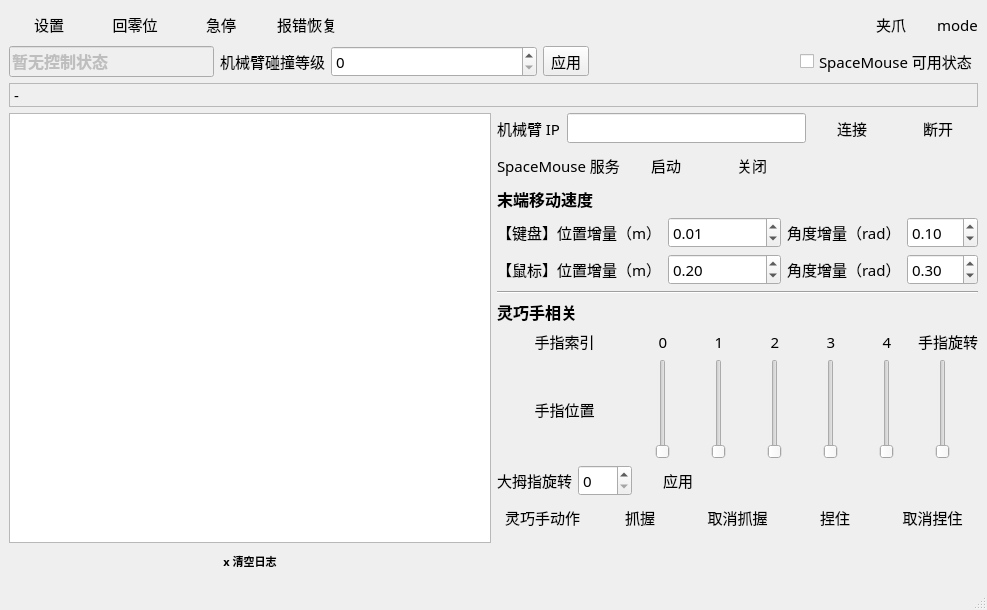
<?xml version="1.0" encoding="UTF-8"?>
<ui version="4.0">
 <author>weikang</author>
 <class>DemoWindow</class>
 <widget class="QMainWindow" name="DemoWindow">
  <property name="geometry">
   <rect>
    <x>0</x>
    <y>0</y>
    <width>987</width>
    <height>610</height>
   </rect>
  </property>
  <property name="font">
   <font>
    <family>Microsoft YaHei</family>
    <pointsize>11</pointsize>
   </font>
  </property>
  <property name="windowTitle">
   <string>演示</string>
  </property>
  <widget class="QWidget" name="centralwidget">
   <layout class="QGridLayout" name="gridLayout">
    <item row="0" column="0">
     <layout class="QHBoxLayout" name="horizontalLayout_2">
      <item>
       <widget class="QPushButton" name="btn_setting">
        <property name="enabled">
         <bool>true</bool>
        </property>
        <property name="toolTip">
         <string>修改快捷键和初始化虚拟环境状态</string>
        </property>
        <property name="statusTip">
         <string>修改快捷键和初始化虚拟环境状态</string>
        </property>
        <property name="text">
         <string>设置</string>
        </property>
        <property name="checkable">
         <bool>false</bool>
        </property>
        <property name="autoDefault">
         <bool>false</bool>
        </property>
        <property name="flat">
         <bool>true</bool>
        </property>
       </widget>
      </item>
      <item>
       <widget class="QPushButton" name="btn_gozero">
        <property name="text">
         <string>回零位</string>
        </property>
        <property name="flat">
         <bool>true</bool>
        </property>
       </widget>
      </item>
      <item>
       <widget class="QPushButton" name="btn_stop">
        <property name="text">
         <string>急停</string>
        </property>
        <property name="flat">
         <bool>true</bool>
        </property>
       </widget>
      </item>
      <item>
       <widget class="QPushButton" name="btn_recover">
        <property name="text">
         <string>报错恢复</string>
        </property>
        <property name="flat">
         <bool>true</bool>
        </property>
       </widget>
      </item>
      <item>
       <spacer name="horizontalSpacer_5">
        <property name="orientation">
         <enum>Qt::Orientation::Horizontal</enum>
        </property>
        <property name="sizeHint" stdset="0">
         <size>
          <width>40</width>
          <height>20</height>
         </size>
        </property>
       </spacer>
      </item>
      <item>
       <widget class="QPushButton" name="btn_gripper">
        <property name="text">
         <string>夹爪</string>
        </property>
        <property name="flat">
         <bool>true</bool>
        </property>
       </widget>
      </item>
      <item>
       <widget class="QLabel" name="spacemouse_trigger_mode">
        <property name="text">
         <string>mode</string>
        </property>
       </widget>
      </item>
     </layout>
    </item>
    <item row="2" column="0">
     <layout class="QVBoxLayout" name="verticalLayout_3" stretch="0,2">
      <item>
       <widget class="QLabel" name="msg">
        <property name="frameShape">
         <enum>QFrame::Shape::StyledPanel</enum>
        </property>
        <property name="text">
         <string>-</string>
        </property>
       </widget>
      </item>
      <item>
       <layout class="QHBoxLayout" name="horizontalLayout_7" stretch="1,1">
        <item>
         <layout class="QVBoxLayout" name="verticalLayout">
          <item>
           <widget class="QPlainTextEdit" name="txt_log">
            <property name="readOnly">
             <bool>true</bool>
            </property>
           </widget>
          </item>
          <item>
           <widget class="QPushButton" name="btn_clear">
            <property name="font">
             <font>
              <family>Microsoft YaHei</family>
              <pointsize>8</pointsize>
              <bold>true</bold>
             </font>
            </property>
            <property name="text">
             <string>x 清空日志</string>
            </property>
            <property name="flat">
             <bool>true</bool>
            </property>
           </widget>
          </item>
         </layout>
        </item>
        <item>
         <layout class="QVBoxLayout" name="verticalLayout_2">
          <item>
           <layout class="QHBoxLayout" name="horizontalLayout_4">
            <item>
             <widget class="QLabel" name="label_arm">
              <property name="text">
               <string>机械臂 IP</string>
              </property>
             </widget>
            </item>
            <item>
             <widget class="QLineEdit" name="arm_ip">
              <property name="text">
               <string/>
              </property>
             </widget>
            </item>
            <item>
             <widget class="QPushButton" name="btn_arm_connect">
              <property name="text">
               <string>连接</string>
              </property>
              <property name="flat">
               <bool>true</bool>
              </property>
             </widget>
            </item>
            <item>
             <widget class="QPushButton" name="btn_arm_disconnect">
              <property name="text">
               <string>断开</string>
              </property>
              <property name="flat">
               <bool>true</bool>
              </property>
             </widget>
            </item>
           </layout>
          </item>
          <item>
           <layout class="QHBoxLayout" name="horizontalLayout_3">
            <item>
             <widget class="QLabel" name="label_spacemouse">
              <property name="text">
               <string>SpaceMouse 服务</string>
              </property>
             </widget>
            </item>
            <item>
             <widget class="QPushButton" name="btn_spacemouse_start">
              <property name="text">
               <string>启动</string>
              </property>
              <property name="flat">
               <bool>true</bool>
              </property>
             </widget>
            </item>
            <item>
             <widget class="QPushButton" name="btn_spacemouse_stop">
              <property name="text">
               <string>关闭</string>
              </property>
              <property name="flat">
               <bool>true</bool>
              </property>
             </widget>
            </item>
            <item>
             <spacer name="horizontalSpacer_2">
              <property name="orientation">
               <enum>Qt::Orientation::Horizontal</enum>
              </property>
              <property name="sizeHint" stdset="0">
               <size>
                <width>40</width>
                <height>20</height>
               </size>
              </property>
             </spacer>
            </item>
           </layout>
          </item>
          <item>
           <widget class="QLabel" name="label_9">
            <property name="font">
             <font>
              <family>Microsoft YaHei</family>
              <pointsize>12</pointsize>
              <bold>true</bold>
             </font>
            </property>
            <property name="text">
             <string>末端移动速度</string>
            </property>
           </widget>
          </item>
          <item>
           <layout class="QHBoxLayout" name="horizontalLayout_8">
            <item>
             <widget class="QLabel" name="label_4">
              <property name="sizePolicy">
               <sizepolicy hsizetype="Minimum" vsizetype="Preferred">
                <horstretch>0</horstretch>
                <verstretch>0</verstretch>
               </sizepolicy>
              </property>
              <property name="text">
               <string>【键盘】位置增量（m）</string>
              </property>
             </widget>
            </item>
            <item>
             <widget class="QDoubleSpinBox" name="step_posi">
              <property name="sizePolicy">
               <sizepolicy hsizetype="Expanding" vsizetype="Fixed">
                <horstretch>0</horstretch>
                <verstretch>0</verstretch>
               </sizepolicy>
              </property>
              <property name="decimals">
               <number>2</number>
              </property>
              <property name="minimum">
               <double>-10.000000000000000</double>
              </property>
              <property name="maximum">
               <double>10.000000000000000</double>
              </property>
              <property name="singleStep">
               <double>0.010000000000000</double>
              </property>
              <property name="value">
               <double>0.010000000000000</double>
              </property>
             </widget>
            </item>
            <item>
             <layout class="QHBoxLayout" name="horizontalLayout_9">
              <item>
               <widget class="QLabel" name="label_5">
                <property name="sizePolicy">
                 <sizepolicy hsizetype="Minimum" vsizetype="Preferred">
                  <horstretch>0</horstretch>
                  <verstretch>0</verstretch>
                 </sizepolicy>
                </property>
                <property name="text">
                 <string>角度增量（rad）</string>
                </property>
               </widget>
              </item>
              <item>
               <widget class="QDoubleSpinBox" name="step_angle">
                <property name="sizePolicy">
                 <sizepolicy hsizetype="Expanding" vsizetype="Fixed">
                  <horstretch>0</horstretch>
                  <verstretch>0</verstretch>
                 </sizepolicy>
                </property>
                <property name="decimals">
                 <number>2</number>
                </property>
                <property name="minimum">
                 <double>-10.000000000000000</double>
                </property>
                <property name="maximum">
                 <double>10.000000000000000</double>
                </property>
                <property name="singleStep">
                 <double>0.050000000000000</double>
                </property>
                <property name="value">
                 <double>0.100000000000000</double>
                </property>
               </widget>
              </item>
             </layout>
            </item>
           </layout>
          </item>
          <item>
           <layout class="QHBoxLayout" name="horizontalLayout_10">
            <item>
             <widget class="QLabel" name="label_7">
              <property name="sizePolicy">
               <sizepolicy hsizetype="Minimum" vsizetype="Preferred">
                <horstretch>0</horstretch>
                <verstretch>0</verstretch>
               </sizepolicy>
              </property>
              <property name="text">
               <string>【鼠标】位置增量（m）</string>
              </property>
             </widget>
            </item>
            <item>
             <widget class="QDoubleSpinBox" name="step_posi2">
              <property name="sizePolicy">
               <sizepolicy hsizetype="Expanding" vsizetype="Fixed">
                <horstretch>0</horstretch>
                <verstretch>0</verstretch>
               </sizepolicy>
              </property>
              <property name="decimals">
               <number>2</number>
              </property>
              <property name="minimum">
               <double>-10.000000000000000</double>
              </property>
              <property name="maximum">
               <double>10.000000000000000</double>
              </property>
              <property name="singleStep">
               <double>0.010000000000000</double>
              </property>
              <property name="value">
               <double>0.200000000000000</double>
              </property>
             </widget>
            </item>
            <item>
             <layout class="QHBoxLayout" name="horizontalLayout_11">
              <item>
               <widget class="QLabel" name="label_8">
                <property name="sizePolicy">
                 <sizepolicy hsizetype="Minimum" vsizetype="Preferred">
                  <horstretch>0</horstretch>
                  <verstretch>0</verstretch>
                 </sizepolicy>
                </property>
                <property name="text">
                 <string>角度增量（rad）</string>
                </property>
               </widget>
              </item>
              <item>
               <widget class="QDoubleSpinBox" name="step_angle2">
                <property name="sizePolicy">
                 <sizepolicy hsizetype="Expanding" vsizetype="Fixed">
                  <horstretch>0</horstretch>
                  <verstretch>0</verstretch>
                 </sizepolicy>
                </property>
                <property name="decimals">
                 <number>2</number>
                </property>
                <property name="minimum">
                 <double>-10.000000000000000</double>
                </property>
                <property name="maximum">
                 <double>10.000000000000000</double>
                </property>
                <property name="singleStep">
                 <double>0.050000000000000</double>
                </property>
                <property name="value">
                 <double>0.300000000000000</double>
                </property>
               </widget>
              </item>
             </layout>
            </item>
           </layout>
          </item>
          <item>
           <layout class="QHBoxLayout" name="horizontalLayout_15">
            <item>
             <layout class="QHBoxLayout" name="horizontalLayout_16"/>
            </item>
           </layout>
          </item>
          <item>
           <widget class="Line" name="line">
            <property name="orientation">
             <enum>Qt::Orientation::Horizontal</enum>
            </property>
           </widget>
          </item>
          <item>
           <layout class="QVBoxLayout" name="hand_layout">
            <item>
             <widget class="QLabel" name="label_2">
              <property name="font">
               <font>
                <family>Microsoft YaHei</family>
                <pointsize>12</pointsize>
                <bold>true</bold>
               </font>
              </property>
              <property name="text">
               <string>灵巧手相关</string>
              </property>
             </widget>
            </item>
            <item>
             <layout class="QGridLayout" name="gridLayout_2">
              <item row="0" column="0">
               <widget class="QLabel" name="label_20">
                <property name="text">
                 <string>手指索引</string>
                </property>
                <property name="alignment">
                 <set>Qt::AlignmentFlag::AlignCenter</set>
                </property>
               </widget>
              </item>
              <item row="0" column="1">
               <widget class="QLabel" name="label_16">
                <property name="text">
                 <string>0</string>
                </property>
                <property name="alignment">
                 <set>Qt::AlignmentFlag::AlignCenter</set>
                </property>
               </widget>
              </item>
              <item row="0" column="2">
               <widget class="QLabel" name="label_22">
                <property name="text">
                 <string>1</string>
                </property>
                <property name="alignment">
                 <set>Qt::AlignmentFlag::AlignCenter</set>
                </property>
               </widget>
              </item>
              <item row="0" column="3">
               <widget class="QLabel" name="label_17">
                <property name="text">
                 <string>2</string>
                </property>
                <property name="alignment">
                 <set>Qt::AlignmentFlag::AlignCenter</set>
                </property>
               </widget>
              </item>
              <item row="0" column="4">
               <widget class="QLabel" name="label_21">
                <property name="text">
                 <string>3</string>
                </property>
                <property name="alignment">
                 <set>Qt::AlignmentFlag::AlignCenter</set>
                </property>
               </widget>
              </item>
              <item row="0" column="5">
               <widget class="QLabel" name="label_19">
                <property name="text">
                 <string>4</string>
                </property>
                <property name="alignment">
                 <set>Qt::AlignmentFlag::AlignCenter</set>
                </property>
               </widget>
              </item>
              <item row="0" column="6">
               <widget class="QLabel" name="label_18">
                <property name="text">
                 <string>手指旋转</string>
                </property>
               </widget>
              </item>
              <item row="1" column="0">
               <widget class="QLabel" name="label_15">
                <property name="text">
                 <string>手指位置</string>
                </property>
                <property name="alignment">
                 <set>Qt::AlignmentFlag::AlignCenter</set>
                </property>
               </widget>
              </item>
              <item row="1" column="1">
               <widget class="QSlider" name="pos_f0">
                <property name="minimumSize">
                 <size>
                  <width>50</width>
                  <height>100</height>
                 </size>
                </property>
                <property name="maximum">
                 <number>65535</number>
                </property>
                <property name="orientation">
                 <enum>Qt::Orientation::Vertical</enum>
                </property>
                <property name="tickPosition">
                 <enum>QSlider::TickPosition::NoTicks</enum>
                </property>
               </widget>
              </item>
              <item row="1" column="2">
               <widget class="QSlider" name="pos_f1">
                <property name="minimumSize">
                 <size>
                  <width>50</width>
                  <height>100</height>
                 </size>
                </property>
                <property name="maximum">
                 <number>65535</number>
                </property>
                <property name="orientation">
                 <enum>Qt::Orientation::Vertical</enum>
                </property>
               </widget>
              </item>
              <item row="1" column="3">
               <widget class="QSlider" name="pos_f2">
                <property name="minimumSize">
                 <size>
                  <width>50</width>
                  <height>100</height>
                 </size>
                </property>
                <property name="maximum">
                 <number>65535</number>
                </property>
                <property name="orientation">
                 <enum>Qt::Orientation::Vertical</enum>
                </property>
               </widget>
              </item>
              <item row="1" column="4">
               <widget class="QSlider" name="pos_f3">
                <property name="minimumSize">
                 <size>
                  <width>50</width>
                  <height>100</height>
                 </size>
                </property>
                <property name="maximum">
                 <number>65535</number>
                </property>
                <property name="orientation">
                 <enum>Qt::Orientation::Vertical</enum>
                </property>
               </widget>
              </item>
              <item row="1" column="5">
               <widget class="QSlider" name="pos_f4">
                <property name="minimumSize">
                 <size>
                  <width>50</width>
                  <height>100</height>
                 </size>
                </property>
                <property name="maximum">
                 <number>65535</number>
                </property>
                <property name="orientation">
                 <enum>Qt::Orientation::Vertical</enum>
                </property>
                <property name="tickPosition">
                 <enum>QSlider::TickPosition::NoTicks</enum>
                </property>
                <property name="tickInterval">
                 <number>1</number>
                </property>
               </widget>
              </item>
              <item row="1" column="6">
               <widget class="QSlider" name="angle_f0">
                <property name="minimumSize">
                 <size>
                  <width>50</width>
                  <height>100</height>
                 </size>
                </property>
                <property name="maximum">
                 <number>100</number>
                </property>
                <property name="orientation">
                 <enum>Qt::Orientation::Vertical</enum>
                </property>
               </widget>
              </item>
             </layout>
            </item>
            <item>
             <layout class="QHBoxLayout" name="horizontalLayout_13">
              <item>
               <widget class="QLabel" name="label_6">
                <property name="text">
                 <string>大拇指旋转</string>
                </property>
               </widget>
              </item>
              <item>
               <widget class="QSpinBox" name="rotate_thumb">
                <property name="maximum">
                 <number>100</number>
                </property>
               </widget>
              </item>
              <item>
               <widget class="QPushButton" name="btn_rotate_thumb">
                <property name="text">
                 <string>应用</string>
                </property>
                <property name="flat">
                 <bool>true</bool>
                </property>
               </widget>
              </item>
              <item>
               <spacer name="horizontalSpacer_3">
                <property name="orientation">
                 <enum>Qt::Orientation::Horizontal</enum>
                </property>
                <property name="sizeHint" stdset="0">
                 <size>
                  <width>40</width>
                  <height>20</height>
                 </size>
                </property>
               </spacer>
              </item>
             </layout>
            </item>
            <item>
             <layout class="QHBoxLayout" name="horizontalLayout_12">
              <item>
               <widget class="QLabel" name="label_23">
                <property name="font">
                 <font>
                  <family>Microsoft YaHei</family>
                  <pointsize>11</pointsize>
                  <bold>false</bold>
                 </font>
                </property>
                <property name="text">
                 <string>灵巧手动作</string>
                </property>
                <property name="alignment">
                 <set>Qt::AlignmentFlag::AlignCenter</set>
                </property>
               </widget>
              </item>
              <item>
               <widget class="QPushButton" name="btn_4finge_pick">
                <property name="text">
                 <string>抓握</string>
                </property>
                <property name="flat">
                 <bool>true</bool>
                </property>
               </widget>
              </item>
              <item>
               <widget class="QPushButton" name="btn_4finge_release">
                <property name="text">
                 <string>取消抓握</string>
                </property>
                <property name="flat">
                 <bool>true</bool>
                </property>
               </widget>
              </item>
              <item>
               <widget class="QPushButton" name="btn_2finge_pick">
                <property name="text">
                 <string>捏住</string>
                </property>
                <property name="flat">
                 <bool>true</bool>
                </property>
               </widget>
              </item>
              <item>
               <widget class="QPushButton" name="btn_2finge_release">
                <property name="text">
                 <string>取消捏住</string>
                </property>
                <property name="flat">
                 <bool>true</bool>
                </property>
               </widget>
              </item>
             </layout>
            </item>
           </layout>
          </item>
          <item>
           <spacer name="verticalSpacer">
            <property name="orientation">
             <enum>Qt::Orientation::Vertical</enum>
            </property>
            <property name="sizeHint" stdset="0">
             <size>
              <width>20</width>
              <height>40</height>
             </size>
            </property>
           </spacer>
          </item>
         </layout>
        </item>
       </layout>
      </item>
     </layout>
    </item>
    <item row="1" column="0">
     <layout class="QHBoxLayout" name="horizontalLayout">
      <item>
       <widget class="QLineEdit" name="ctl_state">
        <property name="enabled">
         <bool>false</bool>
        </property>
        <property name="font">
         <font>
          <family>Microsoft YaHei</family>
          <pointsize>12</pointsize>
          <bold>true</bold>
         </font>
        </property>
        <property name="statusTip">
         <string>勾选遥操作后在此显示控制命令</string>
        </property>
        <property name="text">
         <string>暂无控制状态</string>
        </property>
        <property name="readOnly">
         <bool>true</bool>
        </property>
       </widget>
      </item>
      <item>
       <widget class="QLabel" name="label">
        <property name="sizePolicy">
         <sizepolicy hsizetype="Minimum" vsizetype="Preferred">
          <horstretch>0</horstretch>
          <verstretch>0</verstretch>
         </sizepolicy>
        </property>
        <property name="text">
         <string>机械臂碰撞等级</string>
        </property>
       </widget>
      </item>
      <item>
       <widget class="QSpinBox" name="spin_collision_state">
        <property name="sizePolicy">
         <sizepolicy hsizetype="Expanding" vsizetype="Fixed">
          <horstretch>0</horstretch>
          <verstretch>0</verstretch>
         </sizepolicy>
        </property>
        <property name="minimum">
         <number>0</number>
        </property>
        <property name="maximum">
         <number>8</number>
        </property>
        <property name="value">
         <number>0</number>
        </property>
       </widget>
      </item>
      <item>
       <widget class="QToolButton" name="btn_set_collision">
        <property name="text">
         <string>应用</string>
        </property>
       </widget>
      </item>
      <item>
       <spacer name="horizontalSpacer">
        <property name="orientation">
         <enum>Qt::Orientation::Horizontal</enum>
        </property>
        <property name="sizeHint" stdset="0">
         <size>
          <width>40</width>
          <height>20</height>
         </size>
        </property>
       </spacer>
      </item>
      <item>
       <widget class="QCheckBox" name="spacemouse_usable">
        <property name="text">
         <string>SpaceMouse 可用状态</string>
        </property>
       </widget>
      </item>
     </layout>
    </item>
   </layout>
  </widget>
  <widget class="QStatusBar" name="statusbar"/>
  <action name="act_setting">
   <property name="text">
    <string>设置</string>
   </property>
   <property name="toolTip">
    <string>打开设置页</string>
   </property>
   <property name="shortcut">
    <string>Ctrl+,</string>
   </property>
   <property name="menuRole">
    <enum>QAction::MenuRole::PreferencesRole</enum>
   </property>
  </action>
  <action name="act_gripper">
   <property name="text">
    <string>夹爪开合</string>
   </property>
   <property name="menuRole">
    <enum>QAction::MenuRole::NoRole</enum>
   </property>
  </action>
 </widget>
 <resources/>
 <connections/>
</ui>
